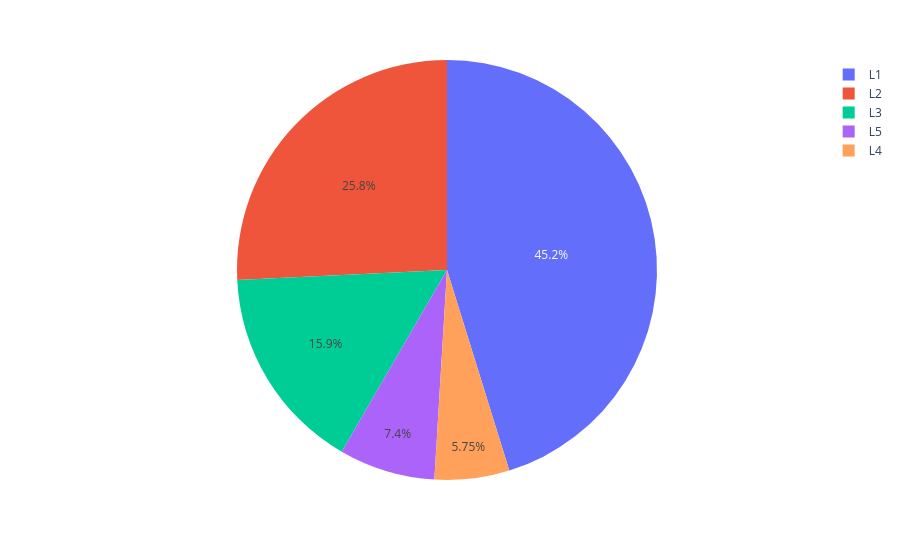

Notebook code cell kept with this figure:
### Code cell
pie2 = dataset["Location_Type"].value_counts()
Location = pie2.index
orders = pie2.values

fig = px.pie(values=orders, names=Location)


fig.show()

### Figure 1 — Plotly figure (JSON) as saved in the notebook; plotly's stock layout.template omitted (floating-point values rounded to 4 significant figures)
{"data": [{"domain": {"x": [0, 1], "y": [0, 1]}, "hovertemplate": "label=%{label}<br>value=%{value}<extra></extra>", "labels": ["L1", "L2", "L3", "L5", "L4"], "legendgroup": "", "name": "", "showlegend": true, "type": "pie", "values": [85140, 48504, 29928, 13932, 10836]}], "layout": {"legend": {"tracegroupgap": 0}, "margin": {"t": 60}}}
